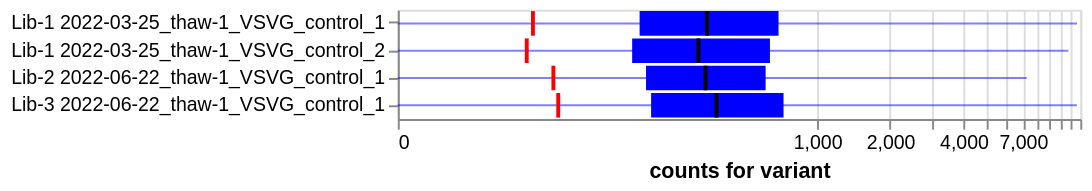

Specify this chart in Vega-Lite:
### Vega-Lite specification from a JSON file in a GitHub repository (floating-point values rounded to 4 significant figures)
{"config": {"view": {"continuousWidth": 400, "continuousHeight": 300}, "axis": {"labelLimit": 500}}, "layer": [{"mark": {"type": "bar", "color": "blue"}, "encoding": {"tooltip": [{"field": "library", "type": "nominal"}, {"field": "pre_sample", "type": "nominal"}, {"field": "pre_count_threshold", "type": "quantitative"}, {"field": "median", "format": ".2g", "type": "quantitative"}, {"field": "percentile_25", "format": ".2g", "type": "quantitative"}, {"field": "percentile_75", "format": ".2g", "type": "quantitative"}, {"field": "min", "type": "quantitative"}, {"field": "max", "type": "quantitative"}, {"field": "frac_counts_above_threshold", "format": ".2g", "type": "quantitative"}, {"field": "frac_variants_above_threshold", "format": ".2g", "type": "quantitative"}, {"field": "virus_batch", "type": "nominal"}], "x": {"field": "percentile_25", "scale": {"constant": 20, "type": "symlog"}, "title": "counts for variant", "type": "quantitative"}, "x2": {"field": "percentile_75"}, "y": {"field": "library_sample", "title": null, "type": "nominal"}}, "params": [{"name": "parameter001", "select": {"type": "point", "fields": ["library"]}, "bind": {"input": "select", "options": [null, "Lib-1", "Lib-2", "Lib-3"], "labels": ["all", "Lib-1", "Lib-2", "Lib-3"], "name": "library"}}, {"name": "parameter002", "select": {"type": "point", "fields": ["virus_batch"]}, "bind": {"input": "select", "options": [null, "thaw-1"], "labels": ["all", "thaw-1"], "name": "virus_batch"}}]}, {"mark": {"type": "rule", "color": "blue", "opacity": 0.5}, "encoding": {"tooltip": [{"field": "library", "type": "nominal"}, {"field": "pre_sample", "type": "nominal"}, {"field": "pre_count_threshold", "type": "quantitative"}, {"field": "median", "format": ".2g", "type": "quantitative"}, {"field": "percentile_25", "format": ".2g", "type": "quantitative"}, {"field": "percentile_75", "format": ".2g", "type": "quantitative"}, {"field": "min", "type": "quantitative"}, {"field": "max", "type": "quantitative"}, {"field": "frac_counts_above_threshold", "format": ".2g", "type": "quantitative"}, {"field": "frac_variants_above_threshold", "format": ".2g", "type": "quantitative"}, {"field": "virus_batch", "type": "nominal"}], "x": {"field": "min", "type": "quantitative"}, "x2": {"field": "max"}, "y": {"field": "library_sample", "title": null, "type": "nominal"}}}, {"mark": {"type": "bar", "color": "black", "x2Offset": -1, "xOffset": 1}, "encoding": {"tooltip": [{"field": "library", "type": "nominal"}, {"field": "pre_sample", "type": "nominal"}, {"field": "pre_count_threshold", "type": "quantitative"}, {"field": "median", "format": ".2g", "type": "quantitative"}, {"field": "percentile_25", "format": ".2g", "type": "quantitative"}, {"field": "percentile_75", "format": ".2g", "type": "quantitative"}, {"field": "min", "type": "quantitative"}, {"field": "max", "type": "quantitative"}, {"field": "frac_counts_above_threshold", "format": ".2g", "type": "quantitative"}, {"field": "frac_variants_above_threshold", "format": ".2g", "type": "quantitative"}, {"field": "virus_batch", "type": "nominal"}], "x": {"field": "median", "type": "quantitative"}, "x2": {"field": "median"}, "y": {"field": "library_sample", "title": null, "type": "nominal"}}}, {"mark": {"type": "bar", "color": "red", "x2Offset": -1, "xOffset": 1}, "encoding": {"tooltip": [{"field": "library", "type": "nominal"}, {"field": "pre_sample", "type": "nominal"}, {"field": "pre_count_threshold", "type": "quantitative"}, {"field": "median", "format": ".2g", "type": "quantitative"}, {"field": "percentile_25", "format": ".2g", "type": "quantitative"}, {"field": "percentile_75", "format": ".2g", "type": "quantitative"}, {"field": "min", "type": "quantitative"}, {"field": "max", "type": "quantitative"}, {"field": "frac_counts_above_threshold", "format": ".2g", "type": "quantitative"}, {"field": "frac_variants_above_threshold", "format": ".2g", "type": "quantitative"}, {"field": "virus_batch", "type": "nominal"}], "x": {"field": "pre_count_threshold", "type": "quantitative"}, "x2": {"field": "pre_count_threshold"}, "y": {"field": "library_sample", "title": null, "type": "nominal"}}}], "data": {"values": [{"library": "Lib-1", "pre_sample": "2022-03-25_thaw-1_VSVG_control_1", "pre_count_threshold": 51, "median": 343, "percentile_25": 173, "percentile_75": 690, "min": 0, "max": 11641, "library_sample": "Lib-1 2022-03-25_thaw-1_VSVG_control_1", "frac_counts_above_threshold": 0.9984, "frac_variants_above_threshold": 0.9613, "virus_batch": "thaw-1"}, {"library": "Lib-1", "pre_sample": "2022-03-25_thaw-1_VSVG_control_2", "pre_count_threshold": 47, "median": 315, "percentile_25": 160, "percentile_75": 635, "min": 0, "max": 10731, "library_sample": "Lib-1 2022-03-25_thaw-1_VSVG_control_2", "frac_counts_above_threshold": 0.9983, "frac_variants_above_threshold": 0.9608, "virus_batch": "thaw-1"}, {"library": "Lib-2", "pre_sample": "2022-06-22_thaw-1_VSVG_control_1", "pre_count_threshold": 66, "median": 338, "percentile_25": 185, "percentile_75": 609, "min": 0, "max": 7252, "library_sample": "Lib-2 2022-06-22_thaw-1_VSVG_control_1", "frac_counts_above_threshold": 0.9967, "frac_variants_above_threshold": 0.9523, "virus_batch": "thaw-1"}, {"library": "Lib-3", "pre_sample": "2022-06-22_thaw-1_VSVG_control_1", "pre_count_threshold": 70, "median": 377, "percentile_25": 195, "percentile_75": 724, "min": 0, "max": 11612, "library_sample": "Lib-3 2022-06-22_thaw-1_VSVG_control_1", "frac_counts_above_threshold": 0.9967, "frac_variants_above_threshold": 0.9477, "virus_batch": "thaw-1"}]}, "height": {"step": 14}, "transform": [{"filter": {"param": "parameter001"}}, {"filter": {"param": "parameter002"}}], "width": 350, "$schema": "https://vega.github.io/schema/vega-lite/v5.json"}
